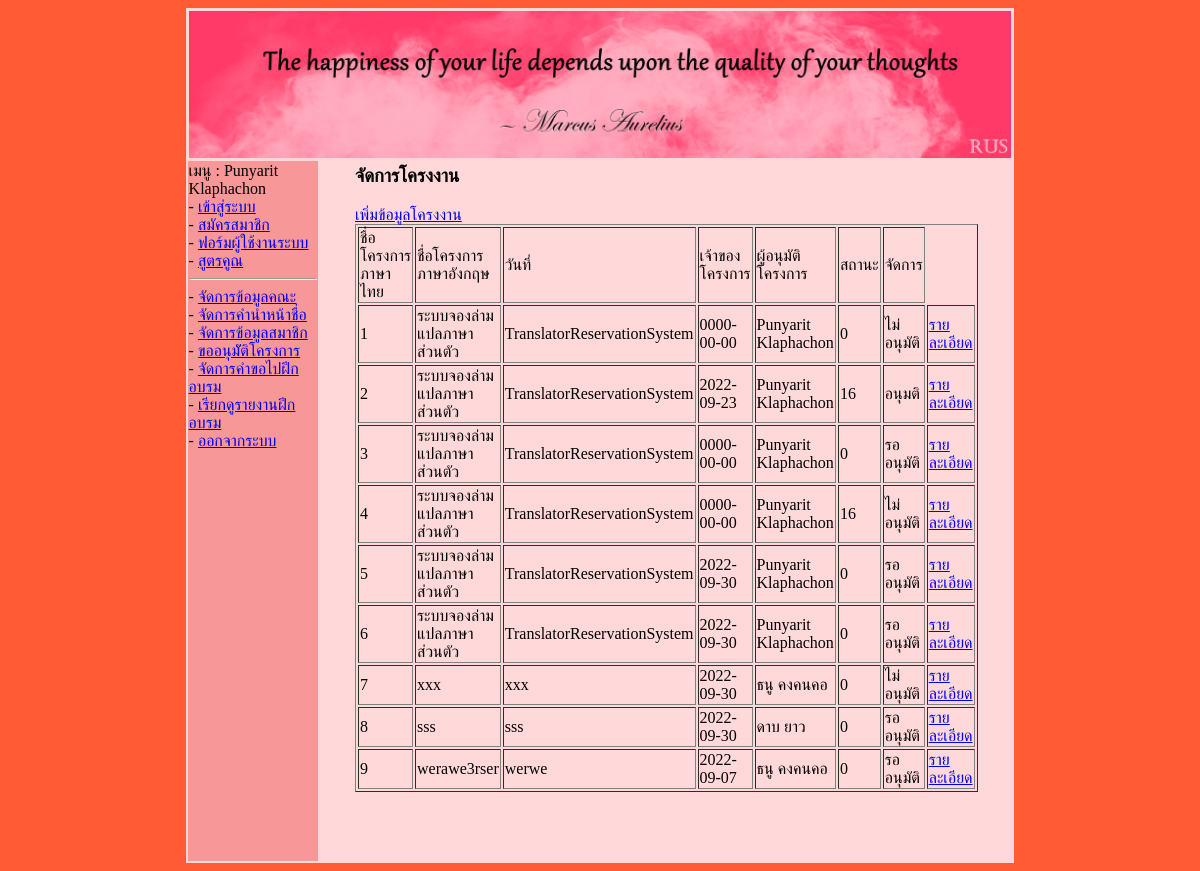
Page /project_allow.php (signed in) on the committed database.
### tables this page shows
CREATE TABLE `project` (
  `pro_id` int(11) NOT NULL,
  `pro_date` date NOT NULL,
  `pro_nameTH` varchar(200) NOT NULL,
  `pro_nameEN` varchar(200) NOT NULL,
  `pro_detail` text NOT NULL,
  `mem_id` int(11) NOT NULL,
  `boss_id` int(11) NOT NULL,
  `pro_status` int(11) NOT NULL
);

CREATE TABLE `member` (
  `mem_id` int(11) NOT NULL,
  `mem_fname` varchar(100) NOT NULL,
  `mem_lname` varchar(100) NOT NULL,
  `prefix_id` int(11) NOT NULL,
  `mem_telephone` varchar(20) NOT NULL,
  `mem_email` varchar(100) NOT NULL,
  `mem_user` varchar(30) NOT NULL,
  `mem_password` varchar(30) NOT NULL,
  `mem_status` varchar(20) NOT NULL COMMENT '1 = ผู้ดูแลระบบ, 2 = พนักงาน, 3 = ผู้ใช้ทั่วไป'
);

### project_allow.php (the view, shortened to what this page needs)
<?php
    include("./header.php");
    include("./menu.php");
    include("./sqliConnect.php");
?>
<table width="90%" align="center">
    <tr>
        <td>
            <h3>จัดการโครงงาน</h3>
            <a href="./project_add.php">เพิ่มข้อมูลโครงงาน</a>
            <table border="1">
                <tr>
                    <td>ชื่อโครงการภาษาไทย</td>
                    <td>ชื่อโครงการภาษาอังกฤษ</td>
                    <td>วันที่</td>
                    <td>เจ้าของโครงการ</td>
                    <td>ผู้อนุมัติโครงการ</td>
                    <td>สถานะ</td>
                    <td>จัดการ</td>
                <?php
                    $sql = "select * from project,member where project.mem_id=member.mem_id;";
                    $result = $mysqli->query($sql);
                    while($row = $result->fetch_assoc()){
                        $pro_id = $row['pro_id'];
                        $pro_nameTH = $row['pro_nameTH'];
                        $pro_nameEN = $row['pro_nameEN'];
                        $pro_date = $row['pro_date'];
                        $boss_id = $row['boss_id'];
                        $pro_status = $row['pro_status'];
                        $mem_fname= $row['mem_fname'];
                        $mem_lname= $row['mem_lname'];
                        $status = "";
                        if ($pro_status == "1"){
                            $status = "รออนุมัติ";
                        }else if ($pro_status == "2"){
                            $status = "อนุมติ";
                        }else if ($pro_status == "3"){
                            $status = "ไม่อนุมัติ";
                        }
                        echo "
                            <tr>
                                <td>$pro_id</td>
                                <td>$pro_nameTH</td>
                                <td>$pro_nameEN</td>
                                <td>$pro_date</td>
                                <td>$mem_fname  $mem_lname</td>
                                <td>$boss_id</td>
                                <td>$status</td>
                                <td>
                                    <a href=\"./project_allowdetail.php?pro_id=$pro_id\">รายละเอียด</a>
                                </td>
                            </tr>
                        ";
                    }
                ?>
            </table>
        </td>
    </tr>
</table>
<?php
    include("./footer.php");
?>

### css/style.css (style rules this page uses)
body { background-color: rgb(255, 92, 53); }

### rows in the picture
project: pro_id "1", pro_nameTH "ระบบจองล่ามแปลภาษาส่วนตัว", pro_nameEN "TranslatorReservationSystem", pro_date "0000-00-00", mem.mem_fname "Punyarit", mem.mem_lname "Klaphachon", boss "0", pro_status "ไม่อนุมัติ"
project: pro_id "2", pro_nameTH "ระบบจองล่ามแปลภาษาส่วนตัว", pro_nameEN "TranslatorReservationSystem", pro_date "2022-09-23", mem.mem_fname "Punyarit", mem.mem_lname "Klaphachon", boss "16", pro_status "อนุมติ"
project: pro_id "3", pro_nameTH "ระบบจองล่ามแปลภาษาส่วนตัว", pro_nameEN "TranslatorReservationSystem", pro_date "0000-00-00", mem.mem_fname "Punyarit", mem.mem_lname "Klaphachon", boss "0", pro_status "รออนุมัติ"
project: pro_id "4", pro_nameTH "ระบบจองล่ามแปลภาษาส่วนตัว", pro_nameEN "TranslatorReservationSystem", pro_date "0000-00-00", mem.mem_fname "Punyarit", mem.mem_lname "Klaphachon", boss "16", pro_status "ไม่อนุมัติ"
project: pro_id "5", pro_nameTH "ระบบจองล่ามแปลภาษาส่วนตัว", pro_nameEN "TranslatorReservationSystem", pro_date "2022-09-30", mem.mem_fname "Punyarit", mem.mem_lname "Klaphachon", boss "0", pro_status "รออนุมัติ"
project: pro_id "6", pro_nameTH "ระบบจองล่ามแปลภาษาส่วนตัว", pro_nameEN "TranslatorReservationSystem", pro_date "2022-09-30", mem.mem_fname "Punyarit", mem.mem_lname "Klaphachon", boss "0", pro_status "รออนุมัติ"
project: pro_id "7", pro_nameTH "xxx", pro_nameEN "xxx", pro_date "2022-09-30", mem.mem_fname "ธนู", mem.mem_lname "คงคนคอ", boss "0", pro_status "ไม่อนุมัติ"
project: pro_id "8", pro_nameTH "sss", pro_nameEN "sss", pro_date "2022-09-30", mem.mem_fname "ดาบ", mem.mem_lname "ยาว", boss "0", pro_status "รออนุมัติ"
project: pro_id "9", pro_nameTH "werawe3rser", pro_nameEN "werwe", pro_date "2022-09-07", mem.mem_fname "ธนู", mem.mem_lname "คงคนคอ", boss "0", pro_status "รออนุมัติ"

### other values in the picture
$_SESSION['fname'] "Punyarit"
$_SESSION['lname'] "Klaphachon"
